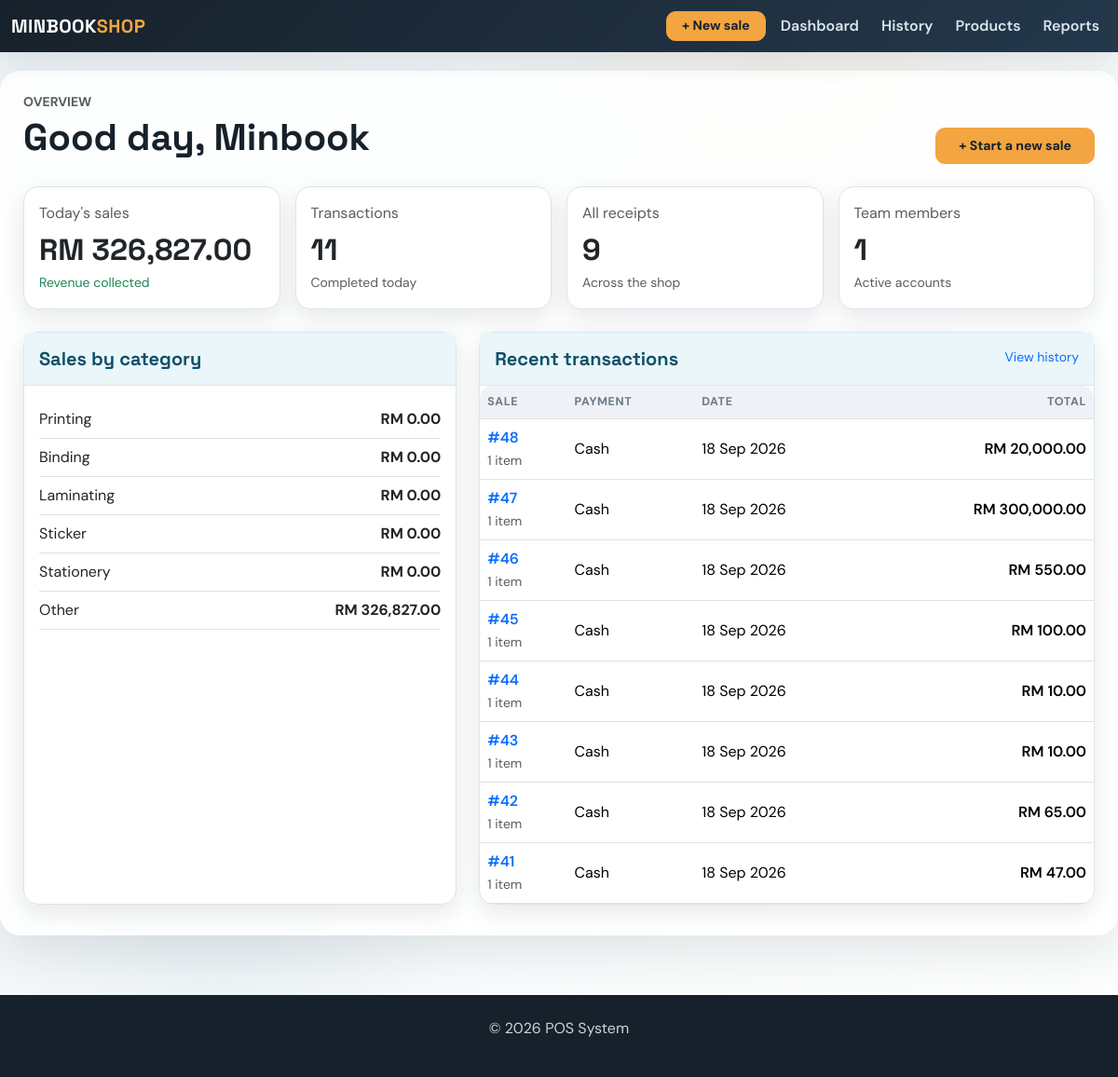
Page /dashboard on the earlier database version.
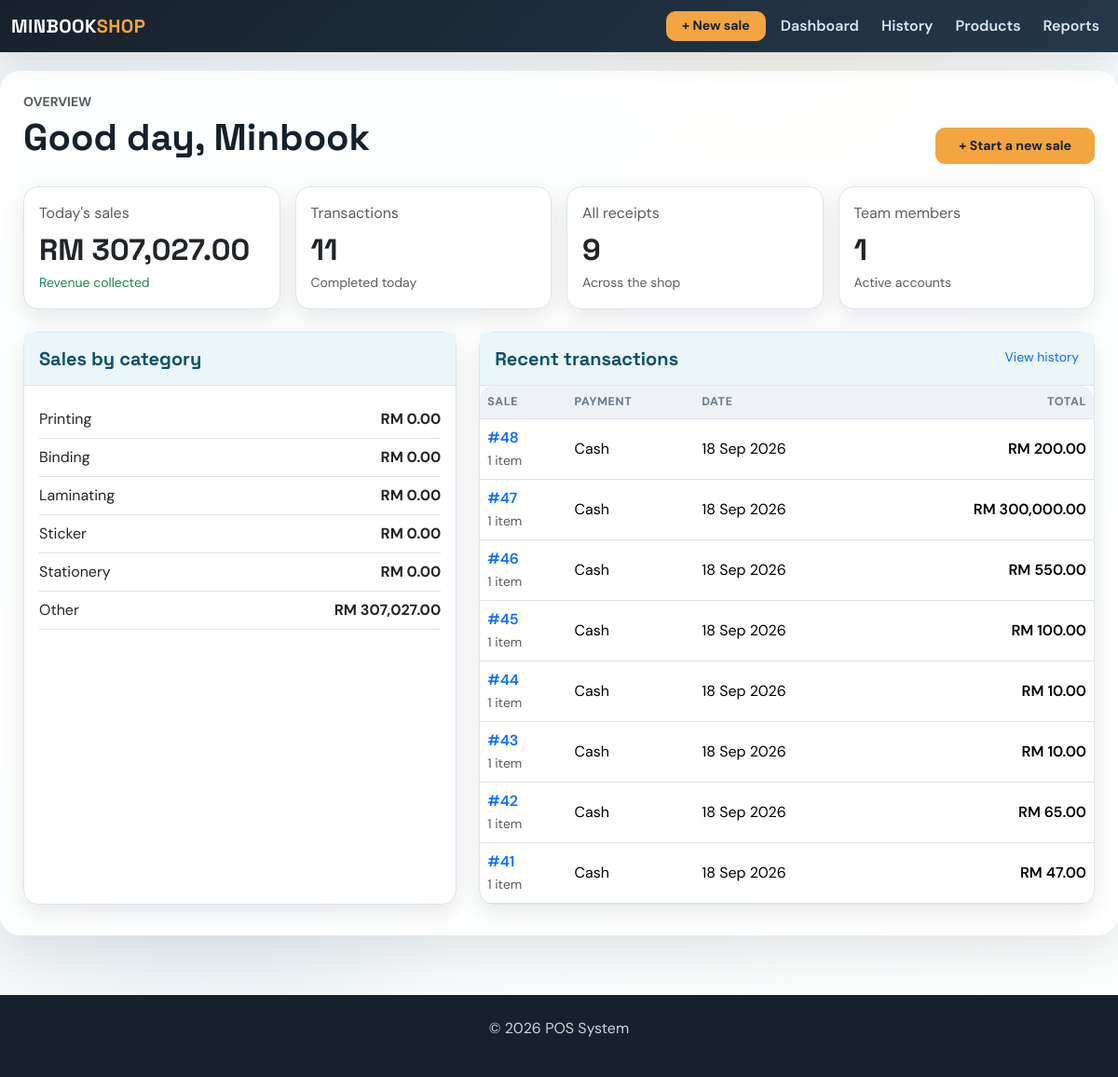
Same page on the later database version.
### app/models.py (models this page shows, shortened)
class Sale(db.Model):
    id = db.Column(db.Integer, primary_key=True)
    amount = db.Column(db.Float, nullable=False)
    date = db.Column(db.Date, default=datetime.utcnow)
    user_id = db.Column(db.Integer, db.ForeignKey('user.id'), nullable=False)  # ForeignKey to User
    user = db.relationship('User', backref=db.backref('sales', lazy=True))  # Relationship with User
    product_id = db.Column(db.Integer, db.ForeignKey('product.id'), nullable=True)  # Legacy first product
    product = db.relationship('Product', backref=db.backref('sales', lazy=True))  # Relationship with Product
    quantity = db.Column(db.Integer, nullable=True)  # Legacy total quantity
    payment_method = db.Column(db.String(20), nullable=False, default='Cash')
    customer_name = db.Column(db.String(120), nullable=True)
    document_type = db.Column(db.String(20), nullable=False, default='receipt')
    discount = db.Column(db.Float, nullable=False, default=0.00)
    deposit = db.Column(db.Float, nullable=False, default=0.00)
    items = db.relationship('SaleItem', back_populates='sale', cascade='all, delete-orphan')

### app/routes.py (the view)
@main.route('/dashboard')
def dashboard():
    today = date.today()
    today_sales = Sale.query.filter(Sale.date == today).order_by(Sale.id.desc()).all()
    category_sales = {category: 0 for category in SALE_CATEGORIES}
    for sale in today_sales:
        for item in sale.items:
            category_sales[item.category] = round(category_sales.get(item.category, 0) + item.line_total, 2)
    recent_sales = Sale.query.order_by(Sale.id.desc()).limit(8).all()
    return render_template('dashboard.html', total_sales_today=round(sum(sale.amount for sale in today_sales), 2),
                           transaction_count_today=len(today_sales), category_sales=category_sales,
                           recent_sales=recent_sales, total_employees=User.query.count(),
                           total_receipts=Sale.query.filter_by(document_type='receipt').count())

### app/routes.py (called while the page is built)
@main.app_context_processor
def inject_now():
    return {'current_year': datetime.now().year}

### app/templates/dashboard.html (shortened to what this page needs)
{% extends 'base.html' %}
{% block content %}
<div class="d-flex flex-wrap justify-content-between align-items-end gap-3 mb-4">
    <div><p class="text-uppercase text-muted small fw-bold mb-1">Overview</p><h1 class="mb-1">Good day, Minbook</h1></div>
    <a href="{{ url_for('main.add_sale') }}" class="btn btn-warning btn-lg px-4">+ Start a new sale</a>
</div>
<div class="row g-3 mb-4">
    <div class="col-sm-6 col-xl-3"><div class="card h-100"><div class="card-body"><p class="text-muted mb-2">Today's sales</p><h2 class="mb-1">RM {{ '{:,.2f}'.format(total_sales_today) }}</h2><small class="text-success">Revenue collected</small></div></div></div>
    <div class="col-sm-6 col-xl-3"><div class="card h-100"><div class="card-body"><p class="text-muted mb-2">Transactions</p><h2 class="mb-1">{{ transaction_count_today }}</h2><small class="text-muted">Completed today</small></div></div></div>
    <div class="col-sm-6 col-xl-3"><div class="card h-100"><div class="card-body"><p class="text-muted mb-2">All receipts</p><h2 class="mb-1">{{ total_receipts }}</h2><small class="text-muted">Across the shop</small></div></div></div>
    <div class="col-sm-6 col-xl-3"><div class="card h-100"><div class="card-body"><p class="text-muted mb-2">Team members</p><h2 class="mb-1">{{ total_employees }}</h2><small class="text-muted">Active accounts</small></div></div></div>
</div>
<div class="row g-4">
    <div class="col-lg-5"><div class="card h-100"><div class="card-header py-3"><h5 class="mb-0">Sales by category</h5></div><div class="card-body">
        {% for category, amount in category_sales.items() %}<div class="d-flex justify-content-between align-items-center py-2 border-bottom"><span>{{ category }}</span><strong>RM {{ '{:,.2f}'.format(amount) }}</strong></div>{% endfor %}
    </div></div></div>
    <div class="col-lg-7"><div class="card h-100"><div class="card-header py-3 d-flex justify-content-between"><h5 class="mb-0">Recent transactions</h5><a href="{{ url_for('main.sales') }}" class="small text-decoration-none">View history</a></div><div class="table-responsive"><table class="table mb-0"><thead><tr><th>Sale</th><th>Payment</th><th>Date</th><th class="text-end">Total</th></tr></thead><tbody>
        {% for sale in recent_sales %}<tr><td><a class="text-decoration-none fw-semibold" href="{{ url_for('main.view_sale', sale_id=sale.id) }}">#{{ sale.id }}</a><br><small class="text-muted">{{ sale.items|length }} item{{ '' if sale.items|length == 1 else 's' }}</small></td><td>{{ sale.payment_method }}</td><td>{{ sale.date.strftime('%d %b %Y') }}</td><td class="text-end fw-semibold">RM {{ '{:,.2f}'.format(sale.amount) }}</td></tr>{% else %}<tr><td colspan="4" class="text-center text-muted py-5">No transactions yet.</td></tr>{% endfor %}
    </tbody></table></div></div></div>
</div>
{% endblock %}

Differences in the rows shown:
changed Sale id 48: amount "20,000.00" → "200.00"
Other differences:
{{ '{:,.2f}'.format(total_sales_today) }}: "326,827.00" → "307,027.00"
new list line: "Other RM 307,027.00"
list line gone: "Other RM 326,827.00"
